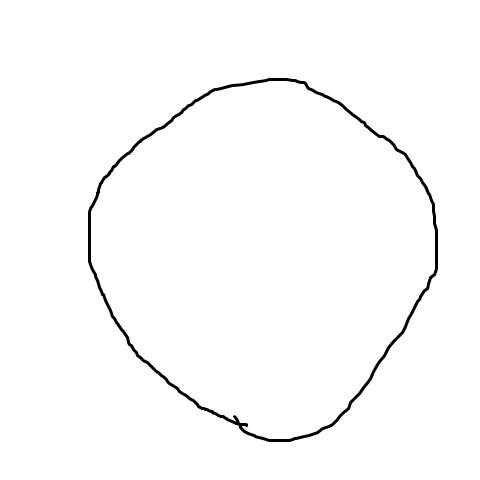
#> input picture Images/0.jpg, 480 x 480 px
$ python genModifiedImages.py Images/0.jpg Images/0.jpg 5
#> lines starting #> are read from the running program, lines starting #| are printed output that depends on the picture
import os
import sys
import cv2
import numpy as np
import random
from PIL import Image, ImageDraw, ImageFilter

def add_noise(image):
    noise = np.random.normal(0, 10, image.shape).astype(np.uint8)
    return cv2.add(image, noise)

def rotate_image(image):
    angle = random.uniform(-10, 10)
    h, w = image.shape[:2]
    center = (w // 2, h // 2)
    M = cv2.getRotationMatrix2D(center, angle, 1.0)
    return cv2.warpAffine(image, M, (w, h), borderMode=cv2.BORDER_REFLECT)

def add_lines(image):
    pil_img = Image.fromarray(image)
    draw = ImageDraw.Draw(pil_img)
    for _ in range(random.randint(1, 5)):
        x1 = random.randint(0, image.shape[1])
        y1 = random.randint(0, image.shape[0])
        x2 = random.randint(0, image.shape[1])
        y2 = random.randint(0, image.shape[0])
        draw.line((x1, y1, x2, y2), fill=(random.randint(100, 200)), width=1)
    return np.array(pil_img)

def add_dots(image):
    pil_img = Image.fromarray(image)
    draw = ImageDraw.Draw(pil_img)
    for _ in range(random.randint(10, 30)):
        x = random.randint(0, image.shape[1])
        y = random.randint(0, image.shape[0])
        draw.ellipse((x, y, x+2, y+2), fill=(random.randint(100, 200)))
    return np.array(pil_img)

def deform_image(image):
    pts1 = np.float32([[5,5], [image.shape[1]-5, 5], [5, image.shape[0]-5]])
    dx = random.randint(-10, 10)
    dy = random.randint(-10, 10)
    pts2 = np.float32([[5+dx,5+dy], [image.shape[1]-5, 5+dy], [5+dx, image.shape[0]-5]])
    M = cv2.getAffineTransform(pts1, pts2)
    return cv2.warpAffine(image, M, (image.shape[1], image.shape[0]), borderMode=cv2.BORDER_REFLECT)

def apply_random_transform(image):
    funcs = [add_noise, rotate_image, add_lines, add_dots, deform_image]
    random.shuffle(funcs)
    transformed = image.copy()
    for func in funcs[:random.randint(2, 4)]:
        transformed = func(transformed)
    return transformed

def main(input_path, digit_label, num_images):
#> called with input_path = 'Images/0.jpg', digit_label = 'Images/0.jpg', num_images = 5
    os.makedirs(f"./Dataset/{digit_label}", exist_ok=True)

    # Load and convert to grayscale if needed
    orig_img = cv2.imread(input_path, cv2.IMREAD_GRAYSCALE)
#> orig_img is the input picture: shape (480, 480); min 0, max 255, mean 251.3
    if orig_img is None:
        print("Failed to load image. Please check the path.")
        return

    # Save original image
    base_name = os.path.basename(input_path)
    save_path = f"./Dataset/{digit_label}/{base_name}"
    cv2.imwrite(save_path, orig_img)

    # Generate modified images
    for i in range(1, num_images + 1):
        transformed = apply_random_transform(orig_img)
        out_name = f"./Dataset/{digit_label}/{digit_label}_{i}.jpg"
        cv2.imwrite(out_name, transformed)
#> this loop made 5 passes
#> pass 1, in main, `transformed = apply_random_transform(orig_img)`:
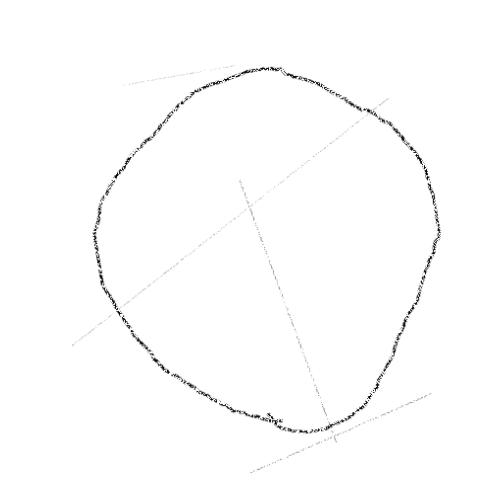
#> transformed: shape (480, 480); min 2, max 255, mean 252.8
#> pass 2, in add_dots, `pil_img = Image.fromarray(image)`:
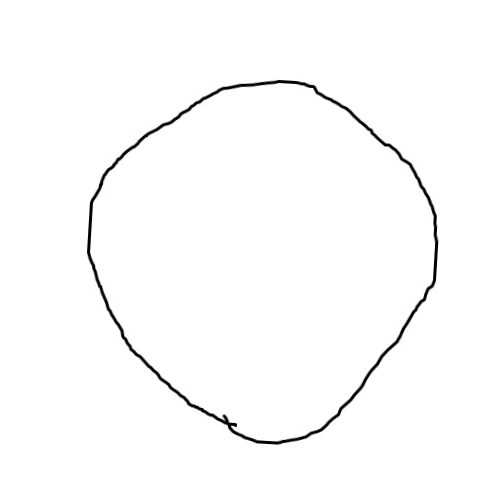
#> pil_img: PIL image 480x480 L; min 0, max 255, mean 251.3
#> pass 2, in main, `transformed = apply_random_transform(orig_img)`:
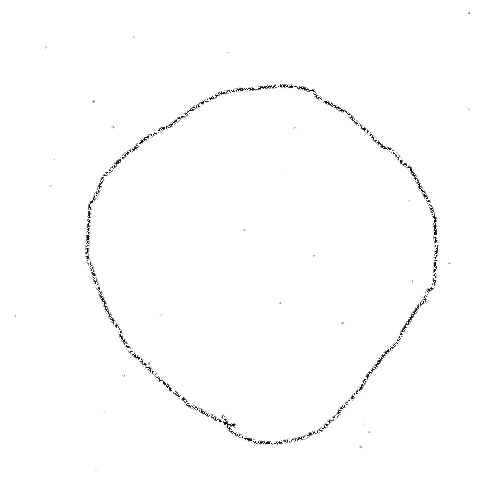
#> transformed: shape (480, 480); min 0, max 255, mean 253
#> pass 3, in add_dots (call 2), `pil_img = Image.fromarray(image)`:
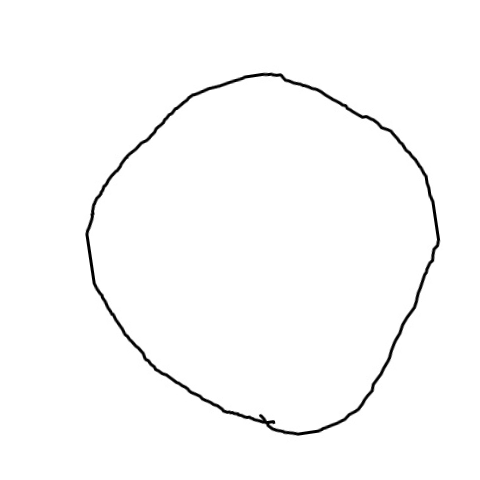
#> pil_img: PIL image 480x480 L; min 0, max 255, mean 251.3

    print(f"Generated {num_images} images in ./Dataset/{digit_label}/")

if __name__ == "__main__":
    if len(sys.argv) != 4:
        print("Usage: python3 genModifiedImages.py <image_path> <digit_label> <num_images>")
        sys.exit(1)

    input_image = sys.argv[1]
    digit = sys.argv[2]
    count = int(sys.argv[3])
    main(input_image, digit, count)
